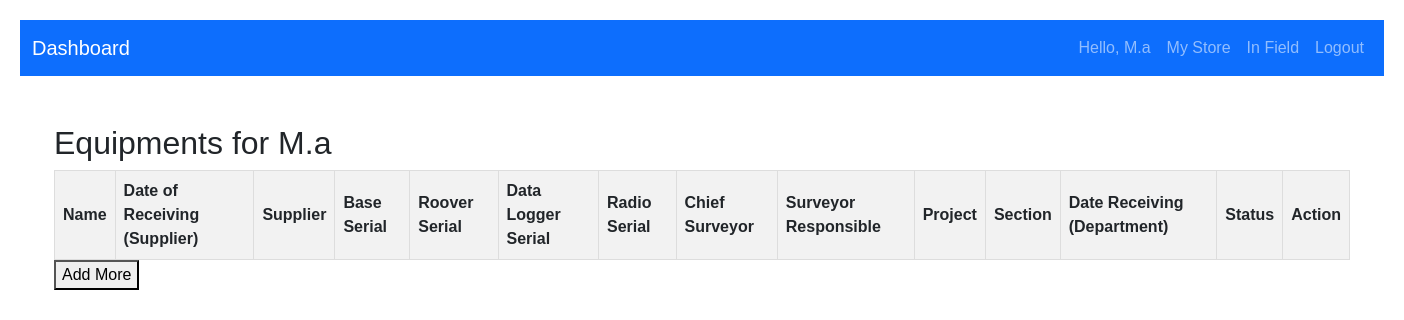
Before: /inventory/profile/ (signed in) with the older database file.
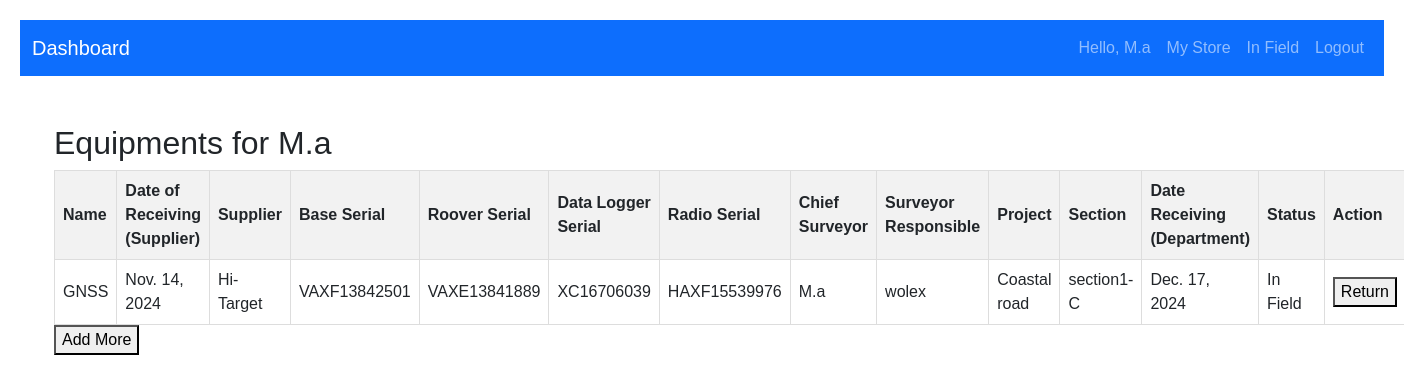
After: the same page with the newer database file.
### inventory/models.py (models this page shows)
class EquipmentsInSurvey(models.Model):
    name = models.CharField(max_length=100)
    date_of_receiving_from_supplier = models.DateField()
    supplier = models.CharField(max_length=20)
    base_serial = models.CharField(max_length=100)
    roover_serial = models.CharField(max_length=100)
    data_logger_serial = models.CharField(max_length=100)
    radio_serial = models.CharField(max_length=100)
    chief_surveyor = models.ForeignKey(User, on_delete=models.CASCADE)
    surveyor_responsible = models.CharField(max_length=100, null=True)
    project = models.CharField(max_length=20)
    section = models.CharField(max_length=100)
    date_receiving_from_department = models.DateField()
    status = models.CharField(choices=[('In Store', 'In Store'), ('In Field', 'In Field')], max_length=100, default='In Store')

### inventory/views.py (the view)
# urls.py: path('profile/', views.profile, name='profile'),
@login_required
def profile(request):
    user_equipment = Equipment.objects.filter(requested_by=request.user)
    if request.method == 'POST':
        equipment_id = request.POST.get('id')
        equipment = EquipmentsInSurvey.objects.filter(id=equipment_id).first()
        equipment.save()
        messages.success(request, 'Equipment returned successfully!')
        return redirect('profile')
    user = request.user
    data = EquipmentsInSurvey.objects.filter(chief_surveyor=user, status='In Field')
    return render(request, 'inventory/profile.html', {'user_equipment': user_equipment, 'data':data})

### inventory/templates/inventory/profile.html (shortened to what this page needs)
{% extends 'base/base_dashboard.html' %}
{% block content %}
<h2>Equipments for {{ request.user }}</h2>
<table>
    <thead>
        <tr>
            <th>Name</th>
            <th>Date of Receiving (Supplier)</th>
            <th>Supplier</th>
            <th>Base Serial</th>
            <th>Roover Serial</th>
            <th>Data Logger Serial</th>
            <th>Radio Serial</th>
            <th>Chief Surveyor</th>
            <th>Surveyor Responsible</th>
            <th>Project</th>
            <th>Section</th>
            <th>Date Receiving (Department)</th>
            <th>Status</th>
            <th>Action</th>
        </tr>
    </thead>
    <tbody>
        {% for info in data %}
        <form action="{% url 'return_equipment' %}" method="post">
        <tr>
            <td>{{info.name}}</td>
            <td>{{info.date_of_receiving_from_supplier}}</td>
            <td>{{info.supplier}}</td>
            <td>{{info.base_serial}}</td>
            <td>{{info.roover_serial}}</td>
            <td>{{info.data_logger_serial}}</td>
            <td>{{info.radio_serial}}</td>
            <td>{{info.chief_surveyor}}</td>
            <td>
                {{info.surveyor_responsible}}
            </td>
            <td>{{info.project}}</td>
            <td>{{info.section}}</td>
            <td>{{info.date_receiving_from_department}}</td>
            <td>{{info.status}}</td>
            <td><button type="submit">Return</button></td>
        </tr>
    </form>
        {% endfor %}
    </tbody>
</table>
<button onclick="addRow()">Add More</button>
{% endblock %}

Changed rows visible on the page:
now on this page (row edited): EquipmentsInSurvey: name "GNSS", date_of_receiving_from_supplier "Nov. 14, 2024", supplier "Hi-Target", base_serial "VAXF13842501", roover_serial "VAXE13841889", data_logger_serial "XC16706039", radio_serial "HAXF15539976", chief_surveyor "M.a", surveyor_responsible "wolex", project "Coastal road", section "section1-C", date_receiving_from_department "Dec. 17, 2024", status "In Field"
